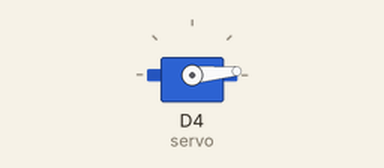
Bench run of a program on a simulated ESP8266 (NodeMCU). Shown: servo.

Above: at 0.05 s.
At 0.85 s:
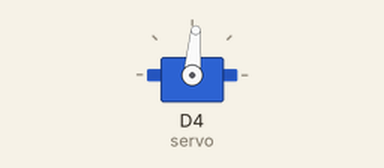
At 1.7 s:
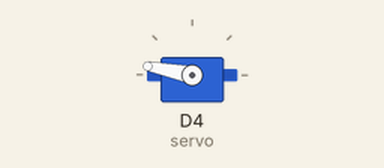
At 3.4 s:
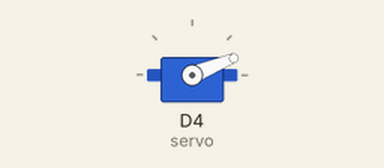
Timing chart, 0 to 8.3 s (numbered marks = the images above):
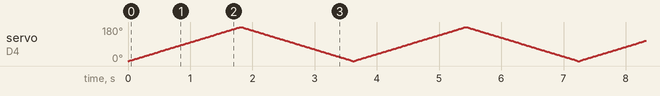

The program:

main.cpp
```cpp
#include <Arduino.h>


#include <Servo.h>

Servo servo;  // create servo object to control a servo

int pos = 0;    // variable to store the servo position

void setup() {
  servo.attach(D4);  // attaches the servo on pin D7 to the servo object
}

void loop() {
  for (pos = 0; pos <= 180; pos += 1) { // rotate from 0 degrees to 180 degrees
    // in steps of 1 degree
    servo.write(pos);                   // tell servo to go to position in variable 'pos'
    delay(10);                          // waits 10ms for the servo to reach the position
  }

  for (pos = 180; pos >= 0; pos -= 1) { // rotate from 180 degrees to 0 degrees
    servo.write(pos);                   // tell servo to go to position in variable 'pos'
    delay(10);                          // waits 10ms for the servo to reach the position
  }
}
```
